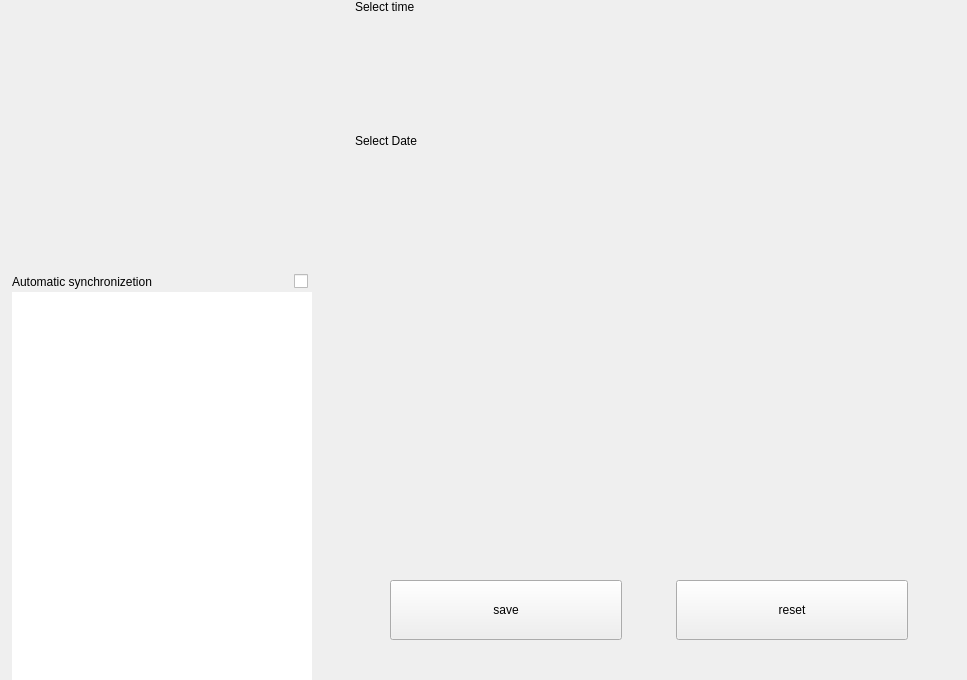
<?xml version="1.0" encoding="UTF-8"?>
<ui version="4.0">
 <class>KiranTimeDateWidget</class>
 <widget class="QWidget" name="KiranTimeDateWidget">
  <property name="geometry">
   <rect>
    <x>0</x>
    <y>0</y>
    <width>967</width>
    <height>680</height>
   </rect>
  </property>
  <property name="windowTitle">
   <string>KiranTimeDateWidget</string>
  </property>
  <property name="styleSheet">
   <string notr="true"/>
  </property>
  <layout class="QHBoxLayout" name="horizontalLayout_2">
   <property name="spacing">
    <number>1</number>
   </property>
   <property name="leftMargin">
    <number>0</number>
   </property>
   <property name="topMargin">
    <number>0</number>
   </property>
   <property name="rightMargin">
    <number>0</number>
   </property>
   <property name="bottomMargin">
    <number>0</number>
   </property>
   <item>
    <widget class="QWidget" name="siderbar" native="true">
     <property name="sizePolicy">
      <sizepolicy hsizetype="Fixed" vsizetype="Preferred">
       <horstretch>0</horstretch>
       <verstretch>0</verstretch>
      </sizepolicy>
     </property>
     <property name="minimumSize">
      <size>
       <width>330</width>
       <height>0</height>
      </size>
     </property>
     <property name="maximumSize">
      <size>
       <width>330</width>
       <height>16777215</height>
      </size>
     </property>
     <property name="styleSheet">
      <string notr="true"/>
     </property>
     <layout class="QVBoxLayout" name="verticalLayout">
      <property name="spacing">
       <number>0</number>
      </property>
      <property name="leftMargin">
       <number>12</number>
      </property>
      <property name="topMargin">
       <number>40</number>
      </property>
      <property name="rightMargin">
       <number>22</number>
      </property>
      <property name="bottomMargin">
       <number>0</number>
      </property>
      <item alignment="Qt::AlignHCenter">
       <widget class="KiranClock" name="clock" native="true">
        <property name="sizePolicy">
         <sizepolicy hsizetype="Fixed" vsizetype="Fixed">
          <horstretch>0</horstretch>
          <verstretch>0</verstretch>
         </sizepolicy>
        </property>
        <property name="minimumSize">
         <size>
          <width>180</width>
          <height>180</height>
         </size>
        </property>
        <property name="maximumSize">
         <size>
          <width>180</width>
          <height>180</height>
         </size>
        </property>
        <property name="styleSheet">
         <string notr="true"/>
        </property>
       </widget>
      </item>
      <item alignment="Qt::AlignHCenter">
       <widget class="QLabel" name="label_utc">
        <property name="sizePolicy">
         <sizepolicy hsizetype="Preferred" vsizetype="Minimum">
          <horstretch>0</horstretch>
          <verstretch>0</verstretch>
         </sizepolicy>
        </property>
        <property name="styleSheet">
         <string notr="true"/>
        </property>
        <property name="text">
         <string/>
        </property>
       </widget>
      </item>
      <item alignment="Qt::AlignHCenter">
       <widget class="QLabel" name="label_dateTime">
        <property name="sizePolicy">
         <sizepolicy hsizetype="Preferred" vsizetype="Minimum">
          <horstretch>0</horstretch>
          <verstretch>0</verstretch>
         </sizepolicy>
        </property>
        <property name="styleSheet">
         <string notr="true"/>
        </property>
        <property name="text">
         <string/>
        </property>
       </widget>
      </item>
      <item>
       <widget class="QWidget" name="widget_3" native="true">
        <layout class="QHBoxLayout" name="layout_sync">
         <property name="spacing">
          <number>0</number>
         </property>
         <property name="leftMargin">
          <number>0</number>
         </property>
         <property name="topMargin">
          <number>24</number>
         </property>
         <property name="rightMargin">
          <number>0</number>
         </property>
         <property name="bottomMargin">
          <number>0</number>
         </property>
         <item>
          <widget class="QLabel" name="label_autoSync">
           <property name="styleSheet">
            <string notr="true"/>
           </property>
           <property name="text">
            <string>Automatic synchronizetion</string>
           </property>
          </widget>
         </item>
         <item>
          <spacer name="horizontalSpacer">
           <property name="orientation">
            <enum>Qt::Horizontal</enum>
           </property>
           <property name="sizeHint" stdset="0">
            <size>
             <width>40</width>
             <height>20</height>
            </size>
           </property>
          </spacer>
         </item>
         <item>
          <widget class="QCheckBox" name="checkbox_autoSync">
           <property name="styleSheet">
            <string notr="true"/>
           </property>
           <property name="text">
            <string/>
           </property>
          </widget>
         </item>
        </layout>
       </widget>
      </item>
      <item alignment="Qt::AlignHCenter">
       <widget class="DisableDeselectListWidget" name="tabList">
        <property name="sizePolicy">
         <sizepolicy hsizetype="MinimumExpanding" vsizetype="Expanding">
          <horstretch>0</horstretch>
          <verstretch>0</verstretch>
         </sizepolicy>
        </property>
        <property name="minimumSize">
         <size>
          <width>300</width>
          <height>300</height>
         </size>
        </property>
        <property name="maximumSize">
         <size>
          <width>300</width>
          <height>16777215</height>
         </size>
        </property>
        <property name="styleSheet">
         <string notr="true"/>
        </property>
        <property name="frameShape">
         <enum>QFrame::NoFrame</enum>
        </property>
        <property name="frameShadow">
         <enum>QFrame::Plain</enum>
        </property>
        <property name="autoScrollMargin">
         <number>16</number>
        </property>
        <property name="spacing">
         <number>0</number>
        </property>
       </widget>
      </item>
     </layout>
    </widget>
   </item>
   <item>
    <widget class="QWidget" name="widget_2" native="true">
     <layout class="QVBoxLayout" name="verticalLayout_2">
      <property name="spacing">
       <number>20</number>
      </property>
      <property name="leftMargin">
       <number>0</number>
      </property>
      <property name="topMargin">
       <number>0</number>
      </property>
      <property name="rightMargin">
       <number>0</number>
      </property>
      <property name="bottomMargin">
       <number>40</number>
      </property>
      <item>
       <widget class="QStackedWidget" name="stack">
        <property name="currentIndex">
         <number>1</number>
        </property>
        <widget class="QWidget" name="widget_timeZone">
         <property name="sizePolicy">
          <sizepolicy hsizetype="Preferred" vsizetype="Expanding">
           <horstretch>0</horstretch>
           <verstretch>0</verstretch>
          </sizepolicy>
         </property>
         <property name="styleSheet">
          <string notr="true"/>
         </property>
         <layout class="QVBoxLayout" name="verticalLayout_3" stretch="0,0">
          <property name="spacing">
           <number>0</number>
          </property>
          <property name="leftMargin">
           <number>24</number>
          </property>
          <property name="topMargin">
           <number>0</number>
          </property>
          <property name="rightMargin">
           <number>34</number>
          </property>
          <property name="bottomMargin">
           <number>2</number>
          </property>
          <item>
           <widget class="QLabel" name="label_timeZone">
            <property name="sizePolicy">
             <sizepolicy hsizetype="Preferred" vsizetype="Fixed">
              <horstretch>0</horstretch>
              <verstretch>0</verstretch>
             </sizepolicy>
            </property>
            <property name="styleSheet">
             <string notr="true"/>
            </property>
            <property name="text">
             <string>Select Time Zone</string>
            </property>
           </widget>
          </item>
          <item alignment="Qt::AlignTop">
           <widget class="KiranTimeZone" name="timezone" native="true">
            <property name="sizePolicy">
             <sizepolicy hsizetype="Preferred" vsizetype="Expanding">
              <horstretch>0</horstretch>
              <verstretch>0</verstretch>
             </sizepolicy>
            </property>
            <property name="autoFillBackground">
             <bool>false</bool>
            </property>
            <property name="styleSheet">
             <string notr="true"/>
            </property>
           </widget>
          </item>
         </layout>
        </widget>
        <widget class="QWidget" name="widget_time">
         <layout class="QVBoxLayout" name="verticalLayout_4">
          <property name="spacing">
           <number>0</number>
          </property>
          <property name="leftMargin">
           <number>24</number>
          </property>
          <property name="topMargin">
           <number>0</number>
          </property>
          <property name="rightMargin">
           <number>24</number>
          </property>
          <property name="bottomMargin">
           <number>0</number>
          </property>
          <item>
           <widget class="QLabel" name="label_setTime">
            <property name="styleSheet">
             <string notr="true"/>
            </property>
            <property name="text">
             <string>Select time</string>
            </property>
           </widget>
          </item>
          <item>
           <widget class="KiranTimePickerWidget" name="widget_setTime" native="true">
            <property name="sizePolicy">
             <sizepolicy hsizetype="Expanding" vsizetype="Fixed">
              <horstretch>0</horstretch>
              <verstretch>0</verstretch>
             </sizepolicy>
            </property>
            <property name="minimumSize">
             <size>
              <width>0</width>
              <height>120</height>
             </size>
            </property>
            <property name="maximumSize">
             <size>
              <width>16777215</width>
              <height>120</height>
             </size>
            </property>
           </widget>
          </item>
          <item>
           <widget class="QLabel" name="label_setDate">
            <property name="text">
             <string>Select Date</string>
            </property>
           </widget>
          </item>
          <item>
           <widget class="KiranDatePickerWidget" name="widget_setDate" native="true"/>
          </item>
          <item>
           <spacer name="verticalSpacer_2">
            <property name="orientation">
             <enum>Qt::Vertical</enum>
            </property>
            <property name="sizeHint" stdset="0">
             <size>
              <width>20</width>
              <height>40</height>
             </size>
            </property>
           </spacer>
          </item>
         </layout>
        </widget>
       </widget>
      </item>
      <item>
       <layout class="QHBoxLayout" name="horizontalLayout" stretch="5,0,2,0,5">
        <property name="spacing">
         <number>30</number>
        </property>
        <property name="leftMargin">
         <number>0</number>
        </property>
        <property name="rightMargin">
         <number>0</number>
        </property>
        <property name="bottomMargin">
         <number>0</number>
        </property>
        <item>
         <spacer name="horizontalSpacer_5">
          <property name="orientation">
           <enum>Qt::Horizontal</enum>
          </property>
          <property name="sizeHint" stdset="0">
           <size>
            <width>10</width>
            <height>20</height>
           </size>
          </property>
         </spacer>
        </item>
        <item>
         <widget class="QPushButton" name="btn_save">
          <property name="sizePolicy">
           <sizepolicy hsizetype="Fixed" vsizetype="Fixed">
            <horstretch>0</horstretch>
            <verstretch>0</verstretch>
           </sizepolicy>
          </property>
          <property name="minimumSize">
           <size>
            <width>232</width>
            <height>60</height>
           </size>
          </property>
          <property name="maximumSize">
           <size>
            <width>232</width>
            <height>60</height>
           </size>
          </property>
          <property name="styleSheet">
           <string notr="true"/>
          </property>
          <property name="text">
           <string>save</string>
          </property>
         </widget>
        </item>
        <item>
         <spacer name="horizontalSpacer_2">
          <property name="orientation">
           <enum>Qt::Horizontal</enum>
          </property>
          <property name="sizeHint" stdset="0">
           <size>
            <width>10</width>
            <height>20</height>
           </size>
          </property>
         </spacer>
        </item>
        <item>
         <widget class="QPushButton" name="btn_reset">
          <property name="sizePolicy">
           <sizepolicy hsizetype="Fixed" vsizetype="Fixed">
            <horstretch>0</horstretch>
            <verstretch>0</verstretch>
           </sizepolicy>
          </property>
          <property name="minimumSize">
           <size>
            <width>232</width>
            <height>60</height>
           </size>
          </property>
          <property name="maximumSize">
           <size>
            <width>232</width>
            <height>60</height>
           </size>
          </property>
          <property name="styleSheet">
           <string notr="true"/>
          </property>
          <property name="text">
           <string>reset</string>
          </property>
         </widget>
        </item>
        <item>
         <spacer name="horizontalSpacer_6">
          <property name="orientation">
           <enum>Qt::Horizontal</enum>
          </property>
          <property name="sizeHint" stdset="0">
           <size>
            <width>10</width>
            <height>20</height>
           </size>
          </property>
         </spacer>
        </item>
       </layout>
      </item>
     </layout>
    </widget>
   </item>
  </layout>
 </widget>
 <customwidgets>
  <customwidget>
   <class>DisableDeselectListWidget</class>
   <extends>QListWidget</extends>
   <header location="global">disable-deselect-listwidget.h</header>
  </customwidget>
  <customwidget>
   <class>KiranClock</class>
   <extends>QWidget</extends>
   <header location="global">kiran-clock.h</header>
   <container>1</container>
  </customwidget>
  <customwidget>
   <class>KiranTimeZone</class>
   <extends>QWidget</extends>
   <header location="global">kiran-time-zone.h</header>
   <container>1</container>
  </customwidget>
  <customwidget>
   <class>KiranTimePickerWidget</class>
   <extends>QWidget</extends>
   <header location="global">kiran-time-picker-widget.h</header>
   <container>1</container>
  </customwidget>
  <customwidget>
   <class>KiranDatePickerWidget</class>
   <extends>QWidget</extends>
   <header location="global">kiran-date-picker-widget.h</header>
   <container>1</container>
  </customwidget>
 </customwidgets>
 <resources/>
 <connections/>
</ui>
